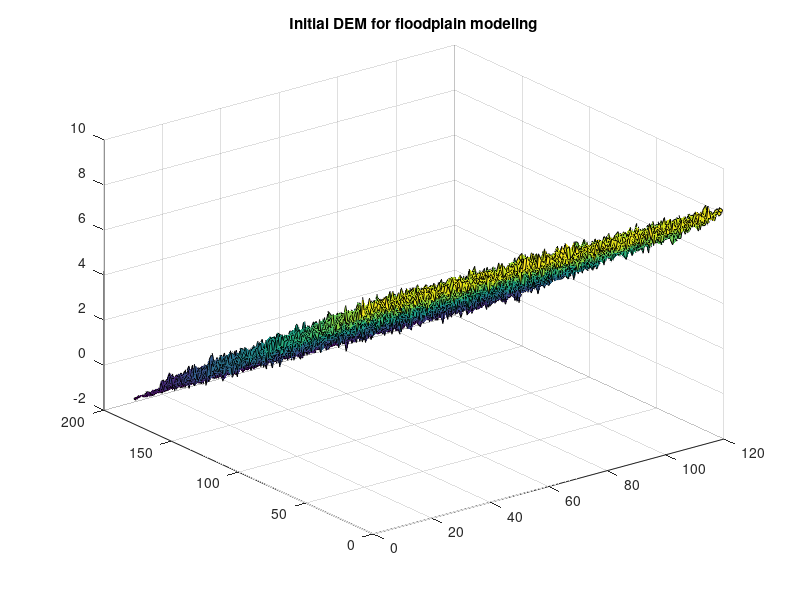

The MATLAB source for this figure:
% September 2015, om iets te debuggen met Arnaud Temme
% User defined input parameters for DEM file generation for AqaTellUs

numrow=120; %number of columns in the DEM
numcol=180; %number of rows in the DEM

topo_apex_h=8; %height at the top-end of the grid (in m)
topgrad=0.05; %the topographical gradient of te floodplain (in cm/km)
coastlinecol=floor(topo_apex_h/topgrad);

noise_mu_fluv=0.1; % mean noise added to the smooth topography (in m)
noise_sig_fluv=0.2; % standard deviation of noise added to the smooth topography (in m)
noise_mu_mar=0.02;
noise_sig_mar=0.05;

%declare the 2Dgrid
[X,Y]=meshgrid(1:numrow,1:numcol);

%fill in the grid with values
Z=topo_apex_h-topgrad*Y;

%add 2 noise fields to DEM
%onshore topographhical noise
Nfluv=random('norm',noise_mu_fluv,noise_sig_fluv,coastlinecol,numrow);
%offshore tpographical noise, is more diffused by waves and tides and thus uses lower value
Nmar=random('norm',noise_mu_mar,noise_sig_mar, numcol-coastlinecol, numrow)

Ndem=[Nfluv; Nmar];
ZN=Ndem+Z;

figure(1)
surf(X,Y,ZN)
title('Initial DEM for floodplain modeling');

%write DEM into txt file that Aquatellus can read
dlmwrite('noisyflatgrid2.txt',ZN);